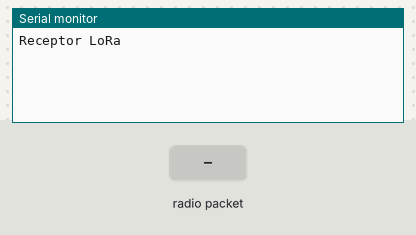
Recording of a sketch running on a simulated ESP32. On the bench: the last lines printed to the serial monitor. The inputs (shaded band) are chosen by the test bench. No radio packets arrive unless stated.

Above: at 1.2 s.
1.3 s: radio packet "1" arrives
At 1.8 s:
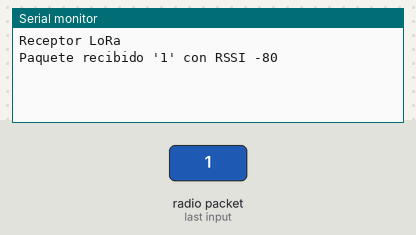
2.8 s: radio packet "0" arrives
At 4.0 s:
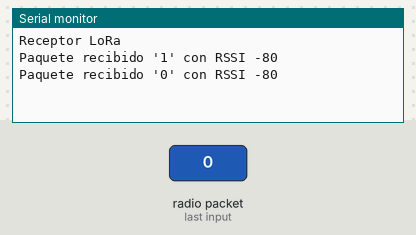
4.3 s: radio packet "2" arrives
At 5.3 s:
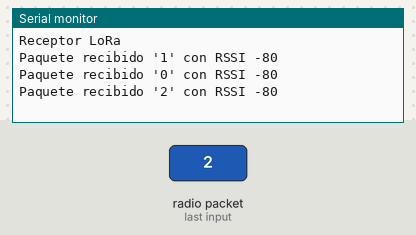

The sketch:

ReceptorLoRa.ino
```cpp
/*  Placa de desarrollo TTGO LoRa32-OLED V2.1.6
    Por StudioMiranda ArduinoES       */

#include <SPI.h>
#include <LoRa.h>

// Pines del módulo de emisor/receptor LoRa
#define SCK 5
#define MISO 19
#define MOSI 27
#define SS 18
#define RST 14
#define DIO0 26

void setup() {
  //Pines SPI LoRa
  SPI.begin(SCK, MISO, MOSI, SS);

  // Configuración del módulo LoRa
  LoRa.setPins(SS, RST, DIO0);

  Serial.begin(9600);
  while (!Serial);

  Serial.println("Receptor LoRa");

  if (!LoRa.begin(866E6)) {
    Serial.println("Fallo al iniciar LoRa!");
    while (1);
  }
}

void loop() {
  // try to parse packet
  int packetSize = LoRa.parsePacket();
  if (packetSize) {
    // received a packet
    Serial.print("Paquete recibido '");

    // read packet
    while (LoRa.available()) {
      Serial.print((char)LoRa.read());
    }

    // print RSSI of packet
    Serial.print("' con RSSI ");
    Serial.println(LoRa.packetRssi());
  }
}
```

Measured:
- after the input at 1.3 s, the serial monitor: prints a new line at once (image 1)
- after the input at 2.8 s, the serial monitor: prints a new line at once (image 2)
- after the input at 4.3 s, the serial monitor: prints a new line at once (image 3)
